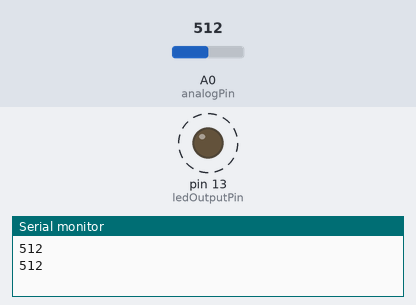
Recording of a sketch running on a simulated Arduino Uno, built with avr-gcc and run on an emulated ATmega328P. Shown: output pins drawn as LEDs (lit = HIGH), the last lines printed to the serial monitor. Dashed ring = blinking. Inputs (shaded band) come from the test bench; at power-on: A0 (analogPin) = 512.

Above: at 1.8 s.
1.9 s: A0 (analogPin) set to 306
At 2.2 s:
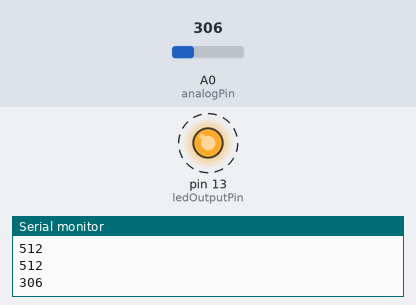
5.4 s: A0 (analogPin) set to 122
At 5.56 s:
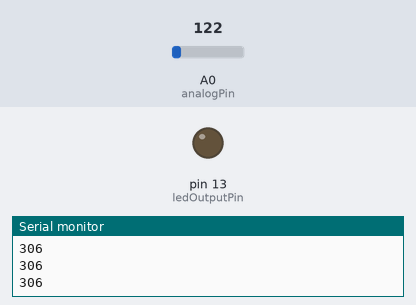
Timing chart, 0 to 14.9 s (numbered marks = the images above; inputs shaded):
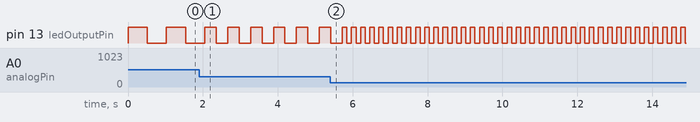

Measured:
- after the input at 1.9 s, pin 13 (ledOutputPin): alternates HIGH for 0.31 s and LOW for 0.31 s, starting after 0.46 s
- by itself, pin 13 (ledOutputPin): alternates HIGH for 0.51 s and LOW for 0.51 s

The sketch:

sketch05-analog-input.ino
```cpp
// sketch05-analog-input

int analogPin = A0; // analog input pin 0
int ledOutputPin = 13;

void setup() {
  // initialize serial connection
  Serial.begin(9600);

  // configure LED output pin as output
  pinMode(ledOutputPin, OUTPUT);
}

void loop() {
  // read the analog input
  int analogValue = analogRead(analogPin);

  // print analog value - it will be a value between 0 and 1023
  Serial.println(analogValue);

  // turn LED on
  digitalWrite(ledOutputPin, HIGH);

  // delay based on analog value read
  delay(analogValue);

  // turn LED off
  digitalWrite(ledOutputPin, LOW);

  // delay based on analog value read
  delay(analogValue);
}
```
